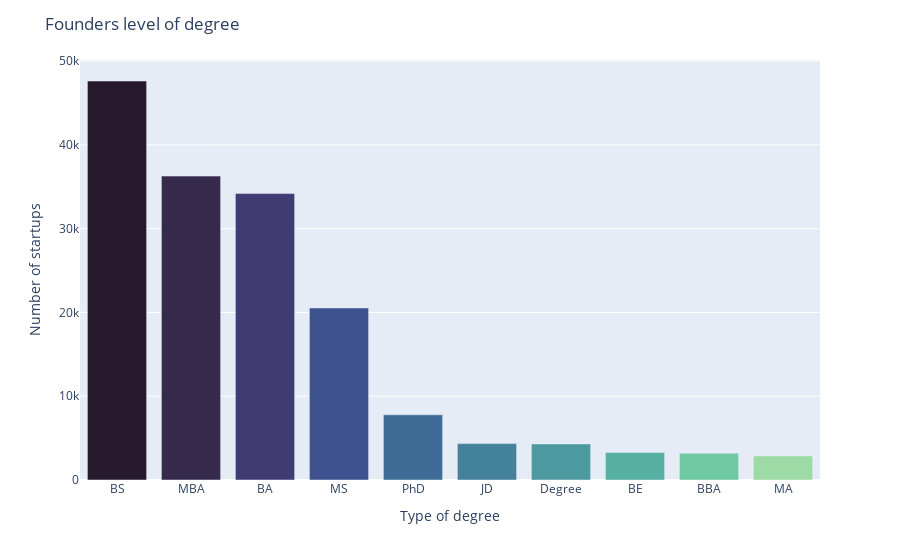

Here is the notebook cell this chart was saved with:
### Code cell
degree_counts = founders['degree_type'].value_counts()
df_degree_counts = pd.DataFrame({'degree_type': degree_counts.index, 'count': degree_counts.values})
df_degree_counts =df_degree_counts[0:10]

fig = px.bar(df_degree_counts, x='degree_type', y='count')
fig.update_layout(
    title='Founders level of degree',
    xaxis_title='Type of degree',
    yaxis_title='Number of startups'
)
fig.update_traces(marker_color=px.colors.sequential.deep[::-1], width=0.8)

fig.show()

### Figure 1 — Plotly figure (JSON) as saved in the notebook; plotly's stock layout.template omitted (floating-point values rounded to 4 significant figures)
{"data": [{"alignmentgroup": "True", "hovertemplate": "degree_type=%{x}<br>count=%{y}<extra></extra>", "legendgroup": "", "marker": {"color": ["rgb(39, 26, 44)", "rgb(54, 43, 77)", "rgb(64, 60, 115)", "rgb(62, 82, 143)", "rgb(62, 108, 150)", "rgb(68, 130, 155)", "rgb(76, 153, 160)", "rgb(86, 177, 163)", "rgb(111, 201, 163)", "rgb(156, 219, 165)", "rgb(206, 236, 179)", "rgb(253, 253, 204)"], "pattern": {"shape": ""}}, "name": "", "offsetgroup": "", "orientation": "v", "showlegend": false, "textposition": "auto", "type": "bar", "width": 0.8, "x": ["BS", "MBA", "BA", "MS", "PhD", "JD", "Degree", "BE", "BBA", "MA"], "xaxis": "x", "y": [47627, 36278, 34187, 20532, 7781, 4344, 4304, 3288, 3204, 2868], "yaxis": "y"}], "layout": {"barmode": "relative", "legend": {"tracegroupgap": 0}, "margin": {"t": 60}, "title": {"text": "Founders level of degree"}, "xaxis": {"anchor": "y", "domain": [0, 1], "title": {"text": "Type of degree"}}, "yaxis": {"anchor": "x", "domain": [0, 1], "title": {"text": "Number of startups"}}}}
